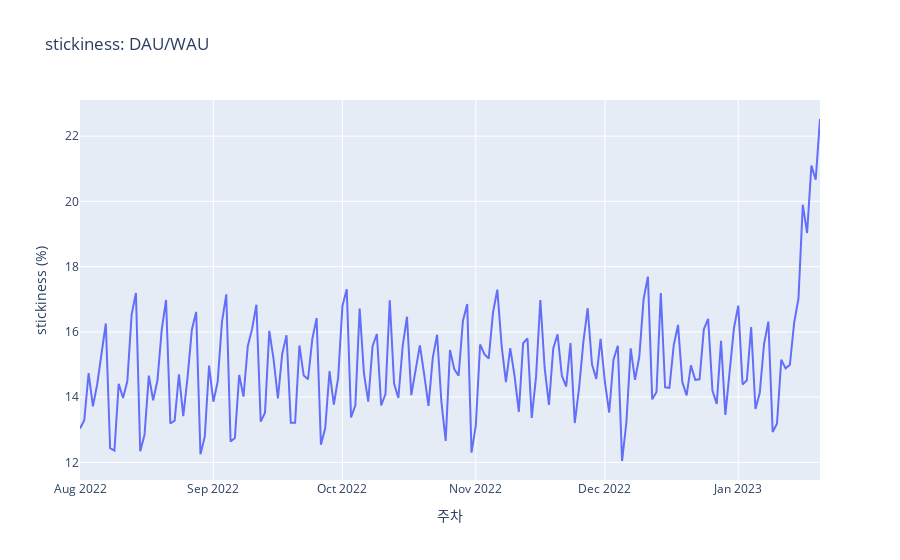

Here is the notebook cell this chart was saved with:
### Code cell
fig = go.Figure()

fig.add_trace(go.Scatter(x=df_stickiness_dauwau['event_date'],
                         y=df_stickiness_dauwau['stickiness'],
))

fig.update_layout(title_text="stickiness: DAU/WAU")
fig.update_xaxes(title_text='주차')
fig.update_yaxes(title_text='stickiness (%)')

fig.show()

### Figure 1 — Plotly figure (JSON) as saved in the notebook; plotly's stock layout.template omitted (floating-point values rounded to 4 significant figures; data arrays with more than 128 entries replaced by an {"elided": "..."} marker saying what was removed)
{"data": [{"type": "scatter", "x": {"elided": "173 str values"}, "y": {"elided": "173 float values"}}], "layout": {"title": {"text": "stickiness: DAU/WAU"}, "xaxis": {"title": {"text": "주차"}}, "yaxis": {"title": {"text": "stickiness (%)"}}}}
